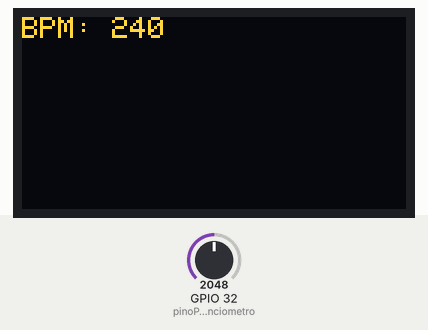
Bench run of a sketch on a simulated ESP32. Shown: 128×64 one-colour display. Inputs (shaded band) come from the test bench; at power-on: GPIO 32 (pinoPotenciometro) = 2048. The OLED is the two-colour kind (top 16 rows yellow); no MQTT or app messages arrive unless stated; what the sketch prints to the serial monitor is not drawn.

Above: at 3.6 s.
3.7 s: GPIO 32 (pinoPotenciometro) set to 2087
6.5 s: GPIO 32 (pinoPotenciometro) set to 2866
At 8.4 s:
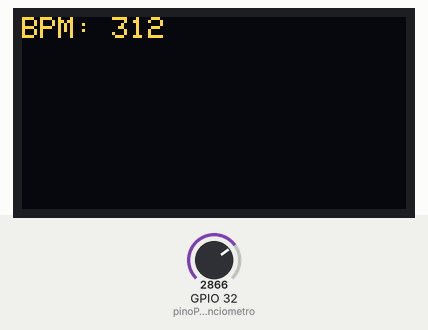
9.3 s: GPIO 32 (pinoPotenciometro) set to 3603
At 12.2 s:
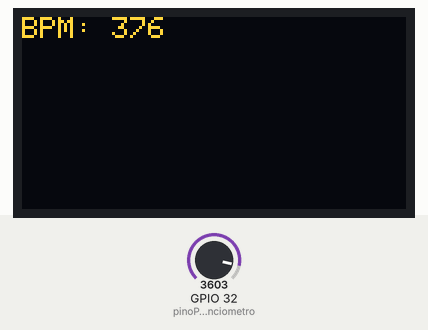
Timing chart, 0 to 13.7 s (numbered marks = the images above; inputs shaded):
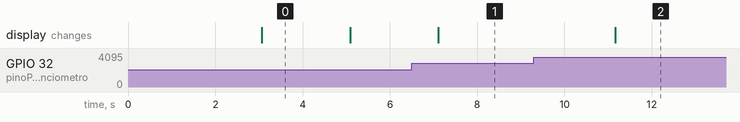

Measured:
- after the input at 6.5 s, the display: changes after 0.61 s (image 1)
- after the input at 9.3 s, the display: changes after 1.9 s (image 2)

The sketch:

BPM_GS.ino
```cpp
#include "ArduinoJson.h"
#include "EspMQTTClient.h"
#include <Wire.h>
#include <Adafruit_GFX.h>
#include <Adafruit_SSD1306.h>

#define SCREEN_WIDTH 128 // OLED display width, in pixels
#define SCREEN_HEIGHT 64 // OLED display height, in pixels

#define OLED_RESET    -1 // Reset pin # (or -1 if sharing Arduino reset pin)
Adafruit_SSD1306 display(SCREEN_WIDTH, SCREEN_HEIGHT, &Wire, OLED_RESET);

EspMQTTClient client{
  "Wokwi-GUEST", // SSID do WiFi
  "",             // Senha do wifi
  "mqtt.tago.io", // Endereço do servidor
  "Default",      // Usuario
  "1d7ce6b2-8199-49b4-95db-8ffd76204ce4",   // Token do device
  "esp",          // Nome do device
  1883            // Porta de comunicação
};

const int pinoPotenciometro = 32; // Pino do potenciômetro
int batimentosCardiacos = 0;

void onConnectionEstablished(){ // Função chamada quando a conexão é estabelecida

}

void setup() {
    Serial.begin(9600);
    Wire.begin(); // Inicia a comunicação I2C para o display OLED

    if(!display.begin(SSD1306_SWITCHCAPVCC, 0x3C)) { // Address 0x3C for 128x64
        Serial.println(F("Erro ao iniciar o display OLED"));
        for(;;);
    }

    Serial.println("Conectando ao wifi");
    while (!client.isWifiConnected()) { // Loop de tentativa de conexão WiFi
        Serial.print('.');
        client.loop();
        delay(1000);
    }
    Serial.println("MQTT Conectado");
}

void loop() {
    delay(1000);
    int valorPotenciometro = analogRead(pinoPotenciometro);

    // Convertendo o valor do potenciômetro para batimentos cardíacos simulados
    batimentosCardiacos = map(valorPotenciometro, 0, 1023, 60, 150); // Mapeia o valor do potenciômetro para a faixa de batimentos cardíacos (60 a 150 bpm)

    Serial.print("Batimentos Cardíacos: "); // Exibição dos batimentos cardíacos no terminal serial
    Serial.println(batimentosCardiacos);

    char bufferJson[100];

    // Enviar batimentos cardíacos para a plataforma Tago.io
    sprintf(bufferJson, "{\"variable\":\"batimentos\",\"value\":%d}", batimentosCardiacos);
    client.publish("tago/data", bufferJson);

    client.loop();

    // Mostrar batimentos cardíacos no terminal serial
    Serial.print("Batimentos Cardíacos: ");
    Serial.println(batimentosCardiacos);

    // Mostrar batimentos cardíacos no display OLED
    display.clearDisplay();
    display.setTextSize(1);
    display.setTextColor(SSD1306_WHITE);
    display.setCursor(0, 0);
    display.print("BPM: ");
    display.println(batimentosCardiacos);
    display.display();

    delay(1000);
}
```
